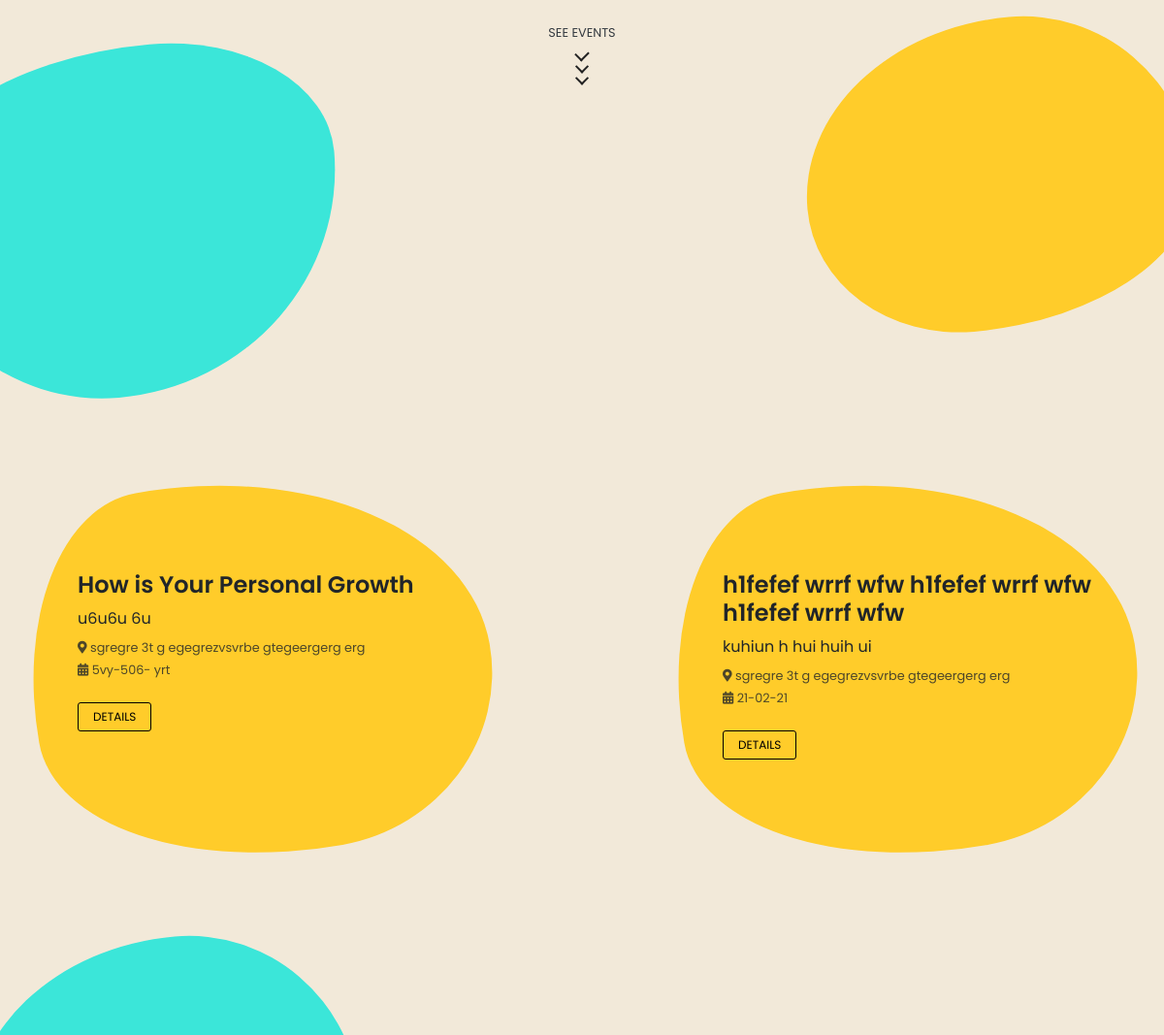
Page /index.php/home/events (middle part) on the earlier database version.
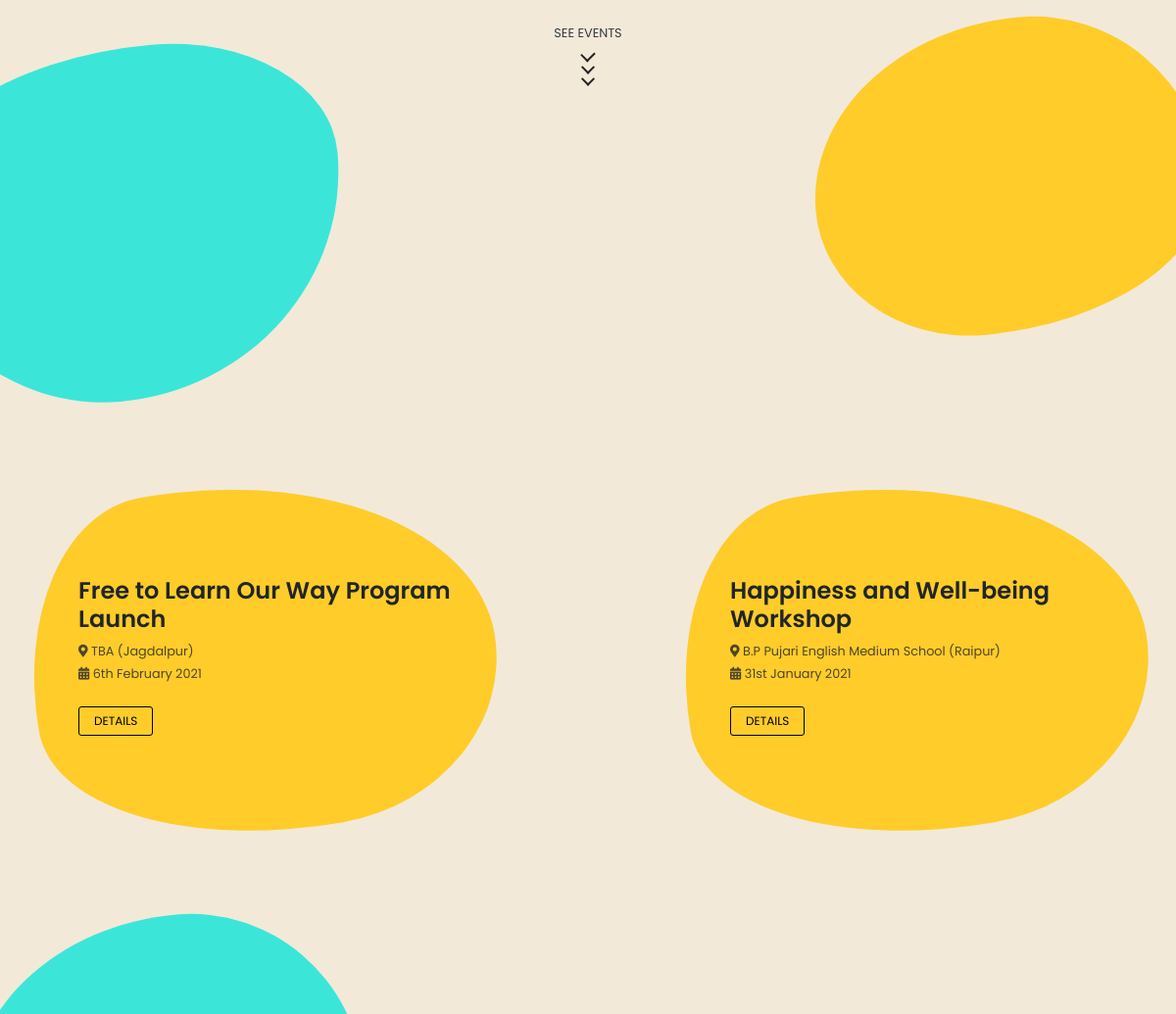
Same page on the later database version.
### tables this page shows
CREATE TABLE `events` (
  `id` int(11) NOT NULL,
  `heading` varchar(500) NOT NULL,
  `img_src` varchar(500) DEFAULT NULL,
  `short_descr` varchar(500) DEFAULT NULL,
  `full_descr` text NOT NULL,
  `date` varchar(100) NOT NULL,
  `venue` varchar(500) NOT NULL,
  `created_at` timestamp NOT NULL DEFAULT current_timestamp(),
  `updated_at` timestamp NOT NULL DEFAULT current_timestamp()
);

### application/controllers/Home.php (called while the page is built, shortened)
<?php
class Home extends MY_Controller {
	function __construct(){
		$this->load->model('GetModel','fetch');
		$this->load->model('AddModel','save');
		$this->load->library("pagination");
	}
	public function events(){
		$config = array();
		$config["base_url"] = base_url() . "events/page";
		$config["total_rows"] = $this->fetch->record_count('events');
		$config["per_page"] = 8;
		$config["uri_segment"] = 3;
		$this->pagination->initialize($config);
		$page = ($this->uri->segment(3)) ? $this->uri->segment(3) : 0;
		$profile=$this->fetch->getWebProfile();
		$events=$this->fetch->fetch_events($config["per_page"], $page);
		$pages = $this->pagination->create_links();
		$this->load->view('header',['profile'=>$profile, 'events'=> $events, 'pages'=>$pages]);
		$this->load->view('events');
		$this->load->view('footer');
	}
}

### index.php (called while the page is built, shortened)
<?php
require_once BASEPATH.'core/CodeIgniter.php';

### application/models/GetModel.php (called while the page is built, shortened)
<?php
class GetModel extends CI_Model{
    public function fetch_events($limit, $start)
    {
        $this->db->select('*');
        $this->db->from('events');
        $this->db->order_by('id','desc');
        $this->db->limit($limit, $start);
        $query = $this->db->get();
        return $query->result();
    }
    public function record_count($table)
    {
        return $this->db->count_all($table);
    }
}
?>

### application/views/events.php (the view, shortened to what this page needs)
<section class="hero-sec">
    <div class="container">
        <div class="intro">
            <a href="#events" id="nextPage" class="link">
                <small class="text-dark">SEE EVENTS</small>
                <div class="mouse">
                    <span class="m_scroll_arrows unu"></span>
                    <span class="m_scroll_arrows doi"></span>
                    <span class="m_scroll_arrows trei"></span>
                </div>
            </a>
        </div>
    </div>
    <div class="blobs">
        <div class="blob-teal"></div>
        <div class="blob-yellow"></div>
    </div>
</section>
<section class="events-sec subpage" id='events'>
    <div class="container">
        <div class="row">
            <div class="col-sm-12">
                <div class="row justify-content-between">
                  <?php foreach($events as $e){?>
                      <div class="col-sm-5 mb-4 content">
                          <div class="blob-bg">
                          </div>
                          <h4><?=$e->heading?></h4>
                          <p class="mb-2"><?=$e->short_descr?></p>
                          <small class="d-block"><i class="fa fa-map-marker-alt"></i> <?=$e->venue?></small>
                          <small class="d-block mt-1"><i class="fa fa-calendar-alt"></i> <?=$e->date?></small>
                          <button type="button" class="sec-btn d-inline-block mt-4 mb-3 dtl-btn" data-toggle="modal" data-target="#eventModal" data-id="<?=$e->id?>">
                              DETAILS
                          </button>
                      </div>
                  <?php }?>
                </div>
            </div>
        </div>
    </div>
</section>

Differences in the rows shown:
removed events: heading "How is Your Personal Growth", short_descr "u6u6u 6u", venue "sgregre 3t g egegrezvsvrbe gtegeergerg erg", date "5vy-506- yrt"
removed events: heading "h1fefef wrrf wfw h1fefef wrrf wfw h1fefef wrrf wfw", short_descr "kuhiun h hui huih ui", venue "sgregre 3t g egegrezvsvrbe gtegeergerg erg", date "21-02-21"
added events: heading "Free to Learn Our Way Program Launch", venue "TBA (Jagdalpur)", date "6th February 2021"
added events: heading "Happiness and Well-being Workshop", venue "B.P Pujari English Medium School (Raipur)", date "31st January 2021"
